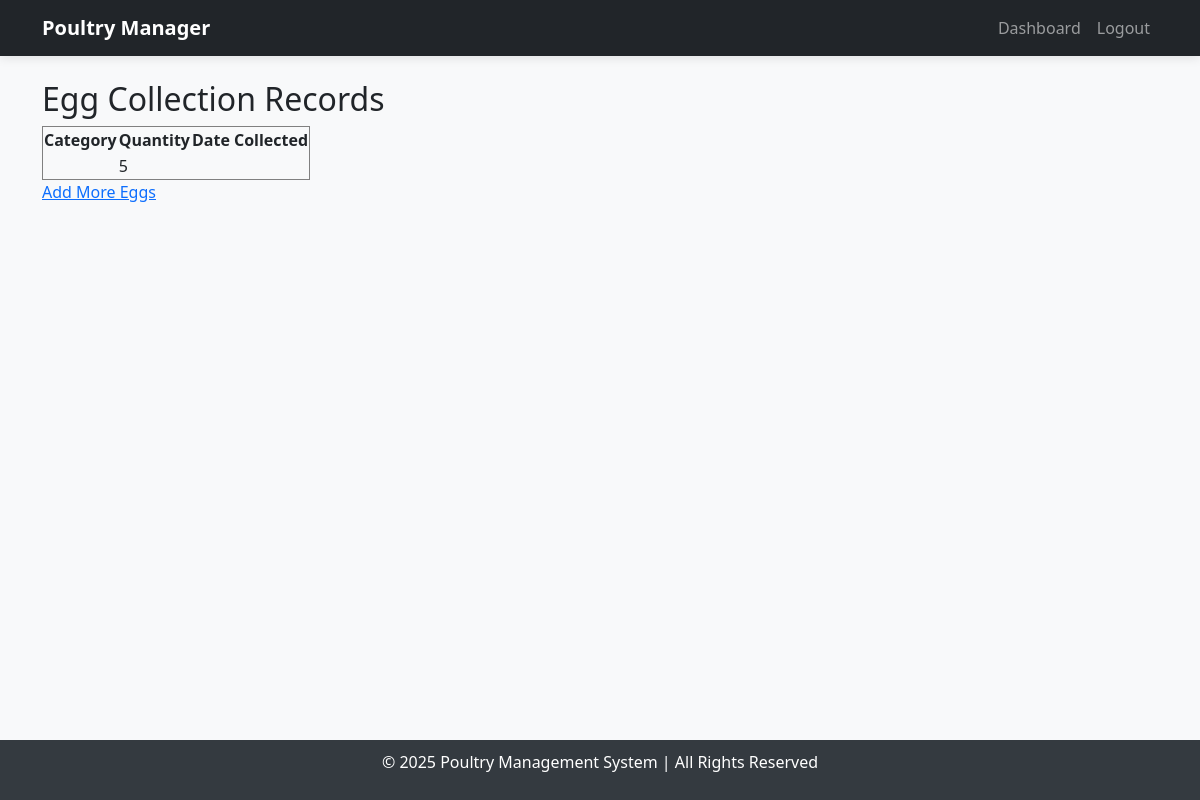
/view_eggs/ (signed in), run on an earlier commit of the app's database.
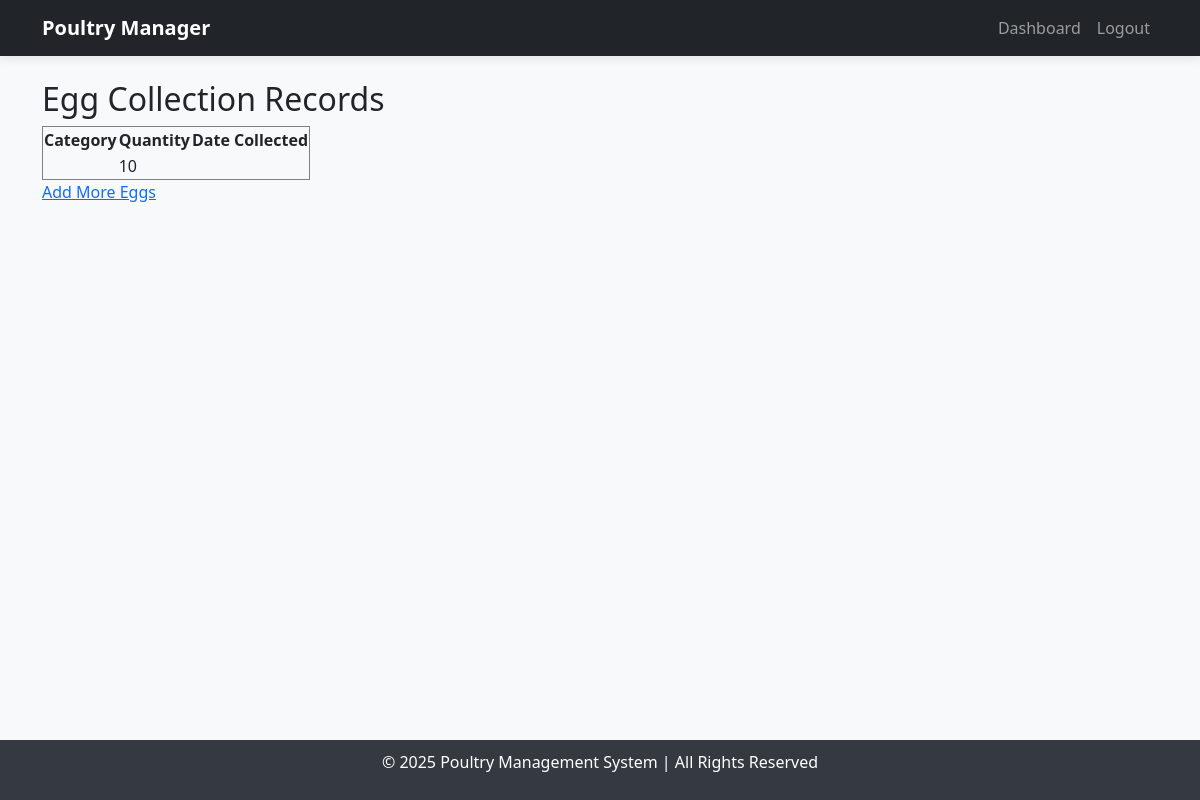
And on a later commit of the database.
### poultry/models.py (models this page shows, shortened)
class Egg(models.Model):
    VARIETY_CHOICES = [
        ('white', 'White'),
        ('brown', 'Brown'),
        ('organic', 'Organic'),
        ('free_range', 'Free Range'),
    ]
    variety = models.CharField(max_length=20, choices=VARIETY_CHOICES,null=True, blank=True)
    quantity = models.PositiveIntegerField()
    price_per_egg = models.DecimalField(max_digits=10, decimal_places=2, null=True, blank=True)
    collected_date = models.DateField(auto_now_add=True)

### poultry/views.py (the view)
# urls.py: path('view_eggs/', view_eggs, name='view_eggs'),
@login_required
def view_eggs(request):
    return render(request, 'poultry/view_eggs.html', {'eggs': Egg.objects.all().order_by('-collected_date')})

### poultry/templates/poultry/view_eggs.html
{% extends "base.html" %}
{% block content %}
    <h2>Egg Collection Records</h2>
    <table border="1">
        <tr>
            <th>Category</th>
            <th>Quantity</th>
            <th>Date Collected</th>
        </tr>
        {% for egg in eggs %}
        <tr>
            <td>{{ egg.category }}</td>
            <td>{{ egg.quantity }}</td>
            <td>{{ egg.date_collected }}</td>
        </tr>
        {% endfor %}
    </table>
    <a href="{% url 'add_eggs' %}">Add More Eggs</a>
{% endblock %}

What changed in the data, as far as the page shows it:
removed Egg: quantity "5"
added Egg: quantity "10"
